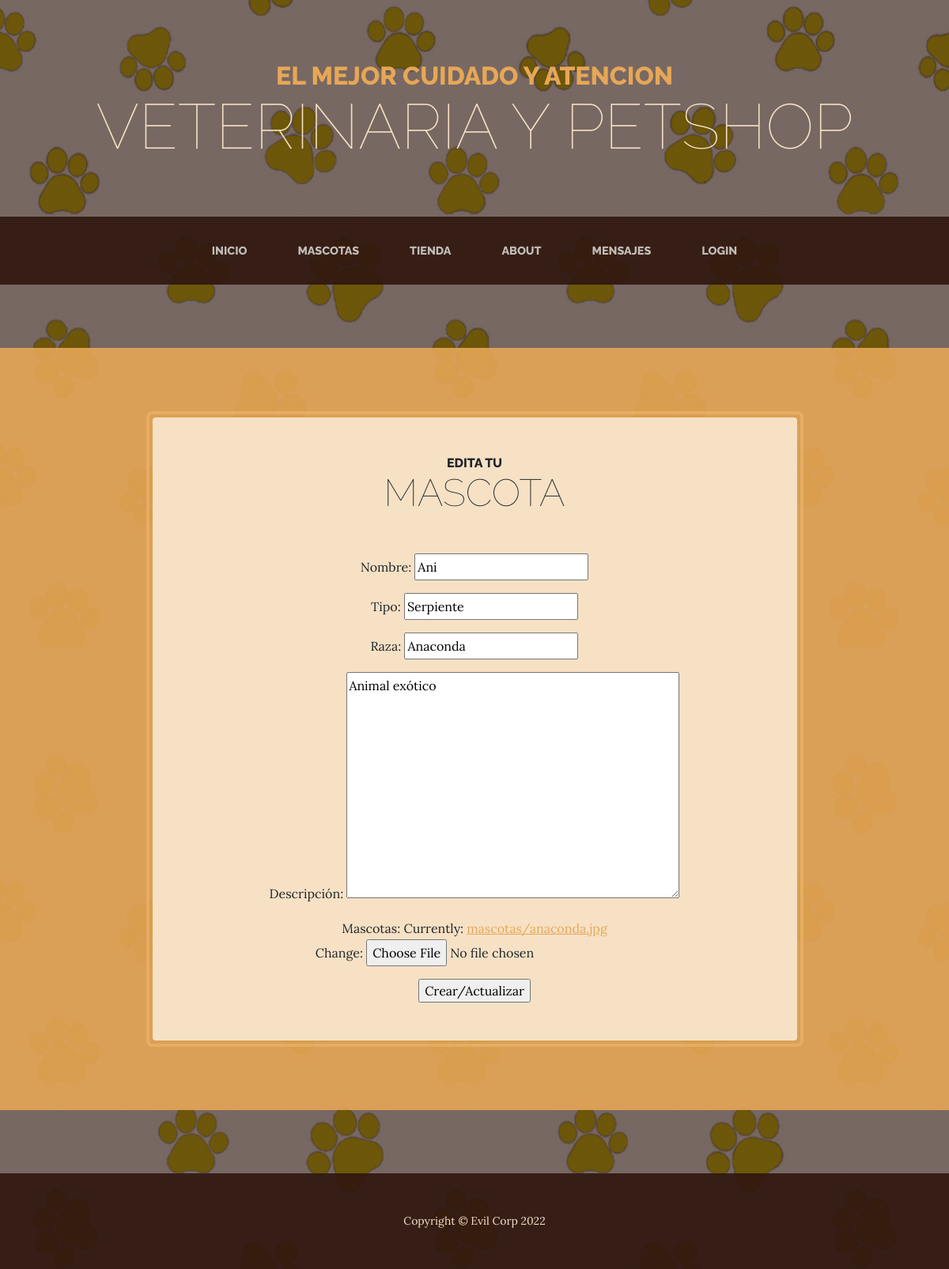
The page /appmascotas/mascotas/update/8 on the database its author committed.
### appmascotas/models.py (models this page shows, shortened)
class mascotas(models.Model):
    id = models.AutoField(primary_key=True)
    nombre = models.CharField(max_length=100, verbose_name= 'Nombre')
    tipo = models.CharField(max_length=100, verbose_name= 'Tipo')
    imagen = models.ImageField(default='null', verbose_name="mascotas",upload_to="mascotas")
    descripcion = models.TextField(verbose_name= 'Descripción', null=True)
    raza = models.CharField(verbose_name= 'Raza', max_length=100, null=True)

### appmascotas/views.py (the view)
# urls.py: path('mascotas/update/<pk>', MascotaActualizar.as_view(), name="mascota-actualizar"),
class MascotaActualizar(UpdateView):
   model = mascotas
   success_url = "/appmascotas/mascotas/"
   fields = ["nombre", "tipo", "raza", "descripcion", "imagen"]

### appmascotas/templates/appmascotas/mascotas_form.html (shortened to what this page needs)
{% extends 'apptienda/base.html' %}
{% load static %}
{% block titulo %} Edita tu {% endblock %}
{% block subtitulo %} Mascota {% endblock %}
{% block Contenido %}
<form method="post">
    {{form.as_p}}
    <input type="submit" value="Crear/Actualizar">
</form>
{% endblock %}

### rows shown on the page
mascotas: nombre "Ani", tipo "Serpiente", raza "Anaconda", descripcion "Animal exótico"
